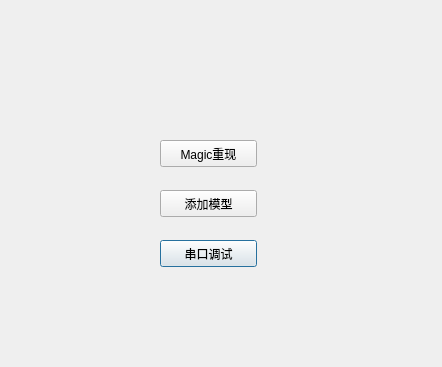
<?xml version="1.0" encoding="UTF-8"?>
<ui version="4.0">
 <class>MainDialog</class>
 <widget class="QDialog" name="MainDialog">
  <property name="geometry">
   <rect>
    <x>0</x>
    <y>0</y>
    <width>442</width>
    <height>367</height>
   </rect>
  </property>
  <property name="windowTitle">
   <string>MagicBookShow</string>
  </property>
  <widget class="QPushButton" name="settingButton">
   <property name="geometry">
    <rect>
     <x>160</x>
     <y>240</y>
     <width>97</width>
     <height>27</height>
    </rect>
   </property>
   <property name="text">
    <string>串口调试</string>
   </property>
  </widget>
  <widget class="QPushButton" name="magicButton">
   <property name="geometry">
    <rect>
     <x>160</x>
     <y>140</y>
     <width>97</width>
     <height>27</height>
    </rect>
   </property>
   <property name="text">
    <string>Magic重现</string>
   </property>
  </widget>
  <widget class="QPushButton" name="importButton">
   <property name="geometry">
    <rect>
     <x>160</x>
     <y>190</y>
     <width>97</width>
     <height>27</height>
    </rect>
   </property>
   <property name="text">
    <string>添加模型</string>
   </property>
  </widget>
 </widget>
 <resources/>
 <connections/>
</ui>
